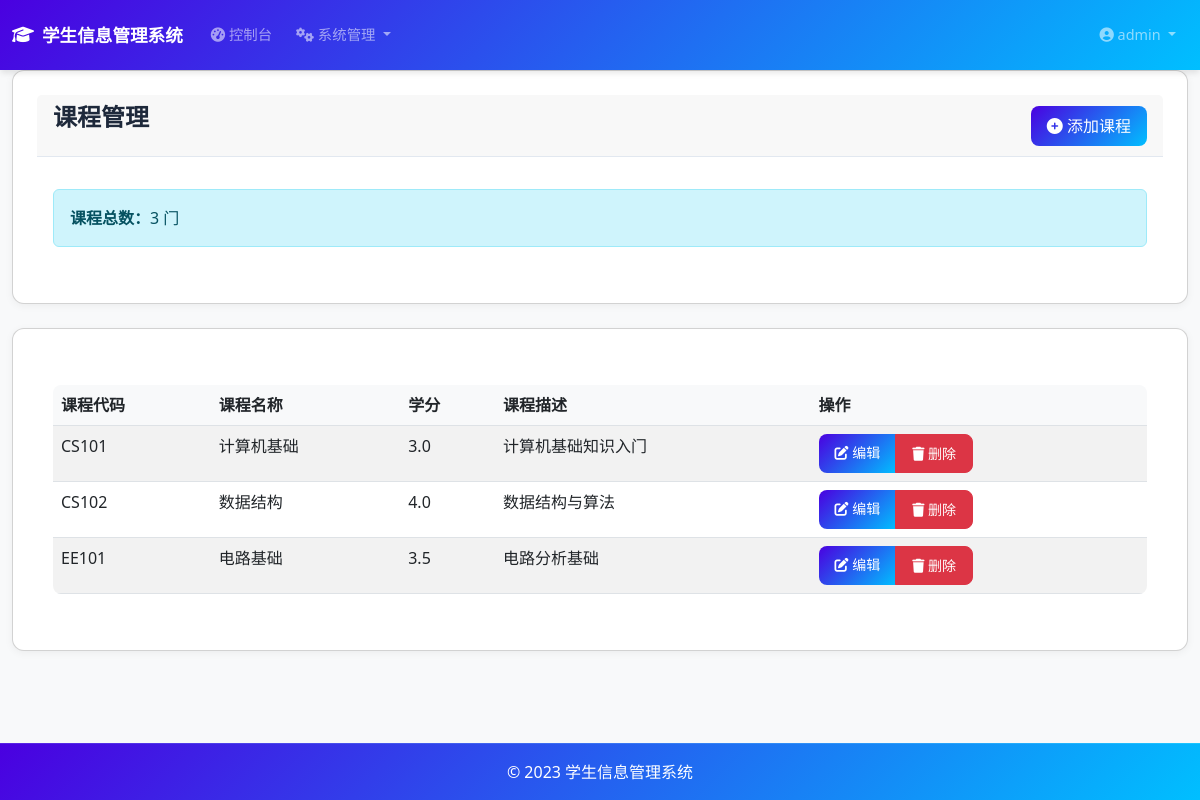
The page /admin/courses (signed in) on the database as committed earlier.
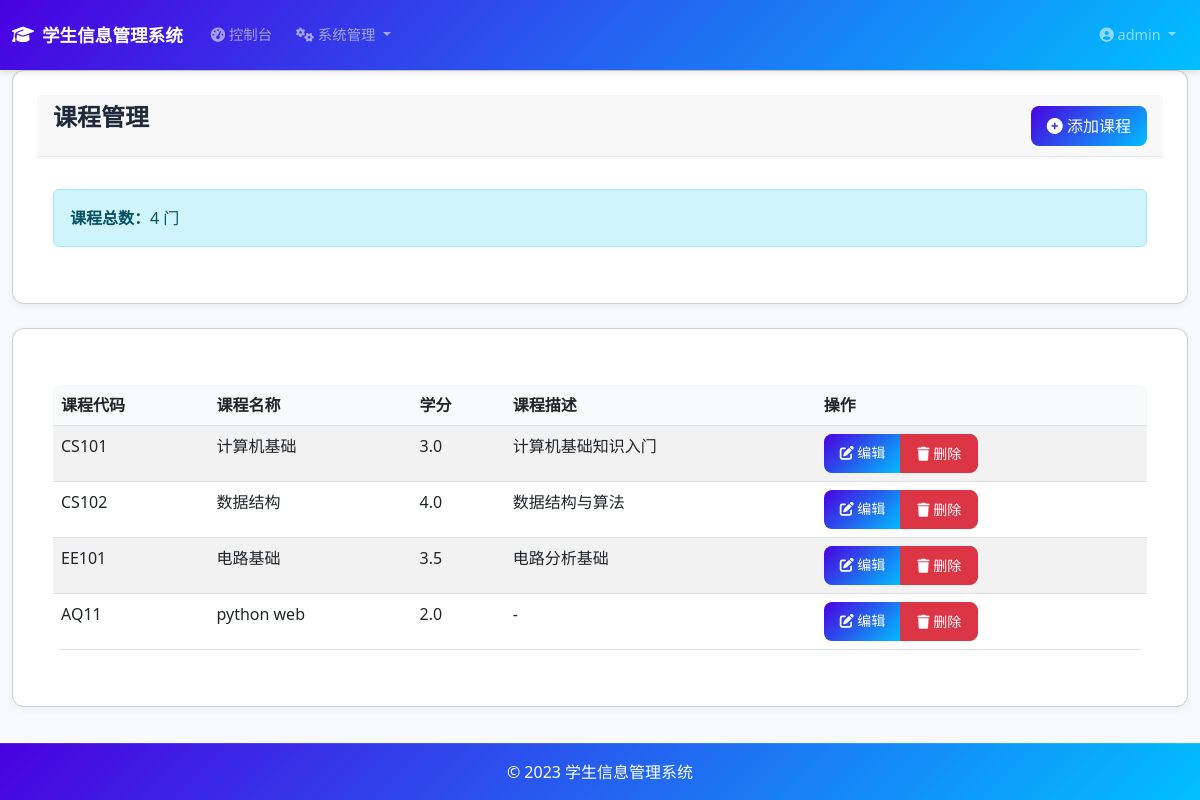
The same page on the database as committed later.
### models.py (models this page shows, shortened)
class Course(db.Model):
    id = db.Column(db.Integer, primary_key=True)
    course_code = db.Column(db.String(20), unique=True, nullable=False)
    course_name = db.Column(db.String(100), nullable=False)
    credit = db.Column(db.Float, nullable=False)
    description = db.Column(db.Text)

### app.py (the view)
@app.route('/admin/courses')
@login_required
def list_courses():
    if not current_user.is_admin:
        abort(403)
    courses = Course.query.all()
    return render_template('courses/list.html', courses=courses)

### app.py (called while the page is built)
@login_manager.user_loader
def load_user(user_id):
    if user_id is not None:
        return User.query.get(int(user_id))
    return None

### templates/courses/list.html (shortened to what this page needs)
{% extends "base.html" %}
{% block content %}
<div class="card mb-4">
    <div class="card-header d-flex justify-content-between align-items-center">
        <h1>课程管理</h1>
        <div>
            <a href="{{ url_for('create_course') }}" class="btn btn-primary">
                <i class="fas fa-plus-circle"></i> 添加课程
            </a>
        </div>
    </div>
    <div class="card-body">
        <div class="alert alert-info">
            <strong>课程总数：</strong>{{ courses|length }} 门
        </div>
    </div>
</div>
<div class="card">
    <div class="card-body">
        {% if courses %}
        <div class="table-responsive">
            <table class="table table-striped table-hover">
                <thead>
                    <tr>
                        <th>课程代码</th>
                        <th>课程名称</th>
                        <th>学分</th>
                        <th>课程描述</th>
                        <th>操作</th>
                    </tr>
                </thead>
                <tbody>
                    {% for course in courses %}
                    <tr>
                        <td>{{ course.course_code }}</td>
                        <td>{{ course.course_name }}</td>
                        <td>{{ course.credit }}</td>
                        <td>{{ course.description[:50] + '...' if course.description and course.description|length > 50 else (course.description or '-') }}</td>
                        <td>
                            <div class="btn-group" role="group">
                                <a href="{{ url_for('edit_course', course_id=course.id) }}" class="btn btn-primary btn-sm">
                                    <i class="fas fa-edit"></i> 编辑
                                </a>
                                <button type="button" class="btn btn-danger btn-sm" data-bs-toggle="modal" data-bs-target="#deleteModal{{ course.id }}">
                                    <i class="fas fa-trash"></i> 删除
                                </button>
                            </div>
                        </td>
                    </tr>
                    {% endfor %}
                </tbody>
            </table>
        </div>
        {% else %}
        <div class="alert alert-info">
            <i class="fas fa-info-circle"></i> 暂无课程信息
        </div>
        {% endif %}
    </div>
</div>
{% endblock %}

Rows that differ between the two databases and show on the page:
added Course: course_code "AQ11", course_name "python web", credit "2.0", description "-"
Other text that changed with them:
{{ courses|length }}: "3" → "4"
